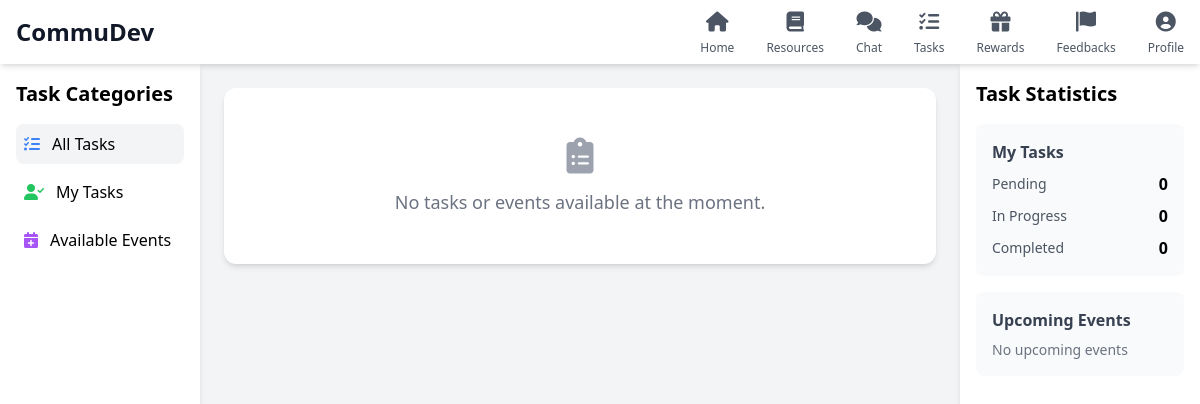
Before: /task/ (signed in) with the older database file.
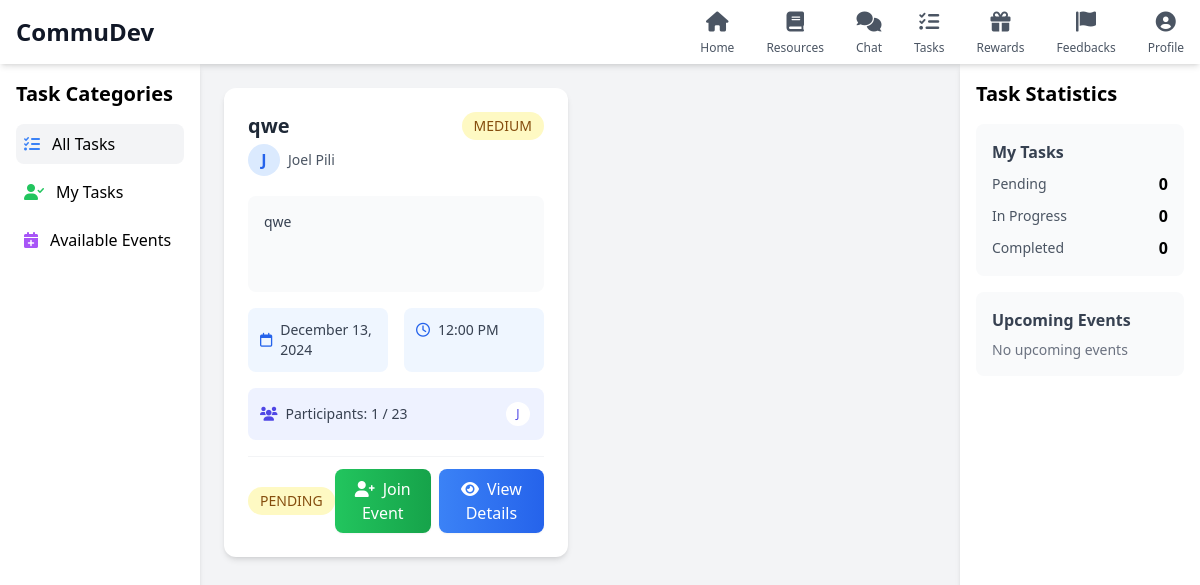
After: the same page with the newer database file.
### task/models.py (models this page shows, shortened)
class Task(models.Model):
    PRIORITY_CHOICES = [
        ('LOW', 'Low'),
        ('MEDIUM', 'Medium'),
        ('HIGH', 'High')
    ]
    STATUS_CHOICES = [
        ('PENDING', 'Pending'),
        ('IN_PROGRESS', 'In Progress'),
        ('COMPLETED', 'Completed'),
        ('CANCELLED', 'Cancelled')
    ]
    task_id = models.AutoField(primary_key=True)
    title = models.CharField(max_length=200)
    description = models.TextField()
    reward_points = models.PositiveIntegerField(default=0, help_text="Reward points for completing this task/event")
    created_date = models.DateTimeField(default=timezone.now)
    due_date = models.DateTimeField()
    priority = models.CharField(max_length=10, choices=PRIORITY_CHOICES, default='MEDIUM')
    status = models.CharField(max_length=20, choices=STATUS_CHOICES, default='PENDING')
    created_by = models.ForeignKey(
        settings.AUTH_USER_MODEL,
        on_delete=models.CASCADE,
        related_name='created_tasks'
    )
    assigned_to = models.ManyToManyField(
        settings.AUTH_USER_MODEL,
        through='TaskAssignment',
        related_name='assigned_tasks'
    )
    is_event = models.BooleanField(default=False)
    location = models.CharField(max_length=200, blank=True, null=True)
    max_participants = models.PositiveIntegerField(default=0)  # 0 means unlimited
    class Meta:
        ordering = ['-created_date']

### users/models.py (models this page shows, shortened)
class User(AbstractUser):
    userId = models.UUIDField(primary_key=True, default=uuid.uuid4, editable=False)
    firstname = models.CharField(max_length=100)
    lastname = models.CharField(max_length=100)
    age = models.IntegerField(null=True)
    state = models.CharField(max_length=100)
    employmentStatus = models.CharField(max_length=100)
    profile_picture = models.ImageField(upload_to='profile_pics', default='default.jpg')
    languages = models.CharField(max_length=200, blank=True, null=True, default='')
    activity_status = models.CharField(
        max_length=100,
        default='Active',
        choices=[
            ('Active', 'Very Active'),
            ('Moderate', 'Moderately Active'),
            ('Low', 'Less Active'),
            ('Inactive', 'Inactive')
        ]
    )
    hobbies = models.CharField(max_length=200, blank=True, null=True, default='')
    goals = models.CharField(max_length=200, blank=True, null=True, default='')
    USERNAME_FIELD = 'username'  # This ensures username is used for login
    REQUIRED_FIELDS = ['firstname', 'lastname']  # Required fields for createsuperuser

### task/views.py (the view)
# urls.py: path('', views.task_list, name='task_list'),
@login_required
def task_list(request):
    filter_type = request.GET.get('filter', 'all')
    if filter_type == 'assigned':
        tasks = Task.objects.filter(assigned_to=request.user)
    elif filter_type == 'available':
        tasks = Task.objects.filter(is_event=True).exclude(assigned_to=request.user)
    else:  # 'all'
        tasks = Task.objects.all()
    context = {
        'tasks': tasks,
        'pending_count': TaskAssignment.objects.filter(
            user=request.user,
            status='PENDING'
        ).count(),
        'in_progress_count': TaskAssignment.objects.filter(
            user=request.user,
            status='IN_PROGRESS'
        ).count(),
        'completed_count': TaskAssignment.objects.filter(
            user=request.user,
            status='COMPLETED'
        ).count(),
        'upcoming_events': Task.objects.filter(
            is_event=True,
            due_date__gte=timezone.now()
        ).order_by('due_date')[:5]
    }
    return render(request, 'task/task_list.html', context)

### task/templates/task/task_list.html (shortened to what this page needs)
<!DOCTYPE html>
<html lang="en">
<head>
    <script src="https://cdn.tailwindcss.com"></script>
    <link rel="stylesheet" href="https://cdnjs.cloudflare.com/ajax/libs/font-awesome/6.0.0/css/all.min.css" />
</head>
<body class="bg-gray-100">
    <nav class="bg-white shadow-md fixed top-0 w-full z-50 h-16">
        <div class="w-full px-4 flex justify-between items-center h-full">
            <div class="flex-shrink-0">
                <h1 class="text-2xl font-bold text-gray-900">CommuDev</h1>
            </div>
            <div class="flex items-center space-x-8">
                <a href="{% url 'home' %}" class="text-gray-600 hover:text-gray-900 flex flex-col items-center">
                    <i class="fas fa-home text-xl"></i>
                    <span class="text-xs mt-1">Home</span>
                </a>
                <a href="{% url 'resource_home' %}" class="text-gray-600 hover:text-gray-900 flex flex-col items-center">
                    <i class="fas fa-book text-xl"></i>
                    <span class="text-xs mt-1">Resources</span>
                </a>
                <a href="{% url 'chat_home' %}" class="text-gray-600 hover:text-gray-900 flex flex-col items-center relative">
                    <i class="fas fa-comments text-xl"></i>
                    <span class="text-xs mt-1">Chat</span>
                </a>
                <a href="{% url 'task:task_list' %}" class="text-gray-600 hover:text-gray-900 flex flex-col items-center">
                    <i class="fas fa-tasks text-xl"></i>
                    <span class="text-xs mt-1">Tasks</span>
                </a>
                <a href="{% url 'reward-list' %}" class="text-gray-600 hover:text-gray-900 flex flex-col items-center">
                    <i class="fas fa-gift text-xl"></i>
                    <span class="text-xs mt-1">Rewards</span>
                </a>
                <a href="{% url 'feedback:feedback-list' %}" class="text-gray-600 hover:text-gray-900 flex flex-col items-center">
                    <i class="fas fa-flag text-xl"></i>
                    <span class="text-xs mt-1">Feedbacks</span>
                </a>
                <a href="{% url 'profile' %}" class="text-gray-600 hover:text-gray-900 flex flex-col items-center">
                    <i class="fas fa-user-circle text-xl"></i>
                    <span class="text-xs mt-1">Profile</span>
                </a>
            </div>
        </div>
    </nav>
    <div class="task-container flex">
        <div class="w-1/6 bg-white p-4 shadow-md">
            <h2 class="text-xl font-bold mb-4">Task Categories</h2>
            <ul class="space-y-2">
                <li>
                    <a href="{% url 'task:task_list' %}?filter=all"
                       class="flex items-center p-2 hover:bg-gray-100 rounded-lg {% if not request.GET.filter or request.GET.filter == 'all' %}bg-gray-100{% endif %}">
                        <i class="fas fa-tasks mr-3 text-blue-500"></i>
                        All Tasks
                    </a>
                </li>
                <li>
                    <a href="{% url 'task:task_list' %}?filter=assigned"
                       class="flex items-center p-2 hover:bg-gray-100 rounded-lg {% if request.GET.filter == 'assigned' %}bg-gray-100{% endif %}">
                        <i class="fas fa-user-check mr-3 text-green-500"></i>
                        My Tasks
                    </a>
                </li>
                <li>
                    <a href="{% url 'task:task_list' %}?filter=available"
                       class="flex items-center p-2 hover:bg-gray-100 rounded-lg {% if request.GET.filter == 'available' %}bg-gray-100{% endif %}">
                        <i class="fas fa-calendar-plus mr-3 text-purple-500"></i>
                        Available Events
                    </a>
                </li>
            </ul>
        </div>
        <div class="flex-1 p-6 overflow-y-auto custom-scrollbar">
            <div class="grid grid-cols-1 md:grid-cols-2 gap-6">
                {% for task in tasks %}
                <div class="task-card bg-white rounded-xl shadow-md overflow-hidden hover:shadow-lg transform transition-all duration-300">
                    <div class="p-6">
                        <div class="flex justify-between items-start mb-5">
                            <div class="flex-grow">
                                <h3 class="text-xl font-semibold text-gray-800 mb-1 line-clamp-1">{{ task.title }}</h3>
                                <div class="flex items-center space-x-2">
                                    <div class="w-8 h-8 bg-blue-100 rounded-full flex items-center justify-center">
                                        <span class="text-blue-600 font-semibold">{{ task.created_by.firstname.0 }}</span>
                                    </div>
                                    <p class="text-sm text-gray-600">{{ task.created_by.firstname }} {{ task.created_by.lastname }}</p>
                                </div>
                            </div>
                            <div class="flex flex-col items-end gap-2">
                                <span class="px-3 py-1 rounded-full text-sm font-medium
                                    {% if task.priority == 'HIGH' %}bg-red-100 text-red-800
                                    {% elif task.priority == 'MEDIUM' %}bg-yellow-100 text-yellow-800
                                    {% else %}bg-green-100 text-green-800{% endif %}">
                                    {{ task.priority }}
                                </span>
                            </div>
                        </div>
                        <div class="bg-gray-50 rounded-lg p-4 mb-4 h-24 overflow-hidden">
                            <p class="text-gray-700 break-words overflow-ellipsis text-sm">
                                {{ task.description|truncatechars:150 }}
                            </p>
                        </div>
                        <div class="grid grid-cols-2 gap-4 mb-4">
                            <div class="bg-blue-50 rounded-lg p-3">
                                <div class="flex items-center text-sm text-gray-700">
                                    <i class="far fa-calendar mr-2 text-blue-600"></i>
                                    <span>{{ task.due_date|date:"F j, Y" }}</span>
                                </div>
                            </div>
                            <div class="bg-blue-50 rounded-lg p-3">
                                <div class="flex items-center text-sm text-gray-700">
                                    <i class="far fa-clock mr-2 text-blue-600"></i>
                                    <span>{{ task.due_date|date:"g:i A" }}</span>
                                </div>
                            </div>
                        </div>
                        {% if task.is_event %}
                        <div class="bg-indigo-50 rounded-lg p-3 mb-4">
                            <div class="flex items-center justify-between">
                                <div class="flex items-center text-sm text-gray-700">
                                    <i class="fas fa-users mr-2 text-indigo-600"></i>
                                    <span>Participants: {{ task.assigned_to.count }}
                                    {% if task.max_participants > 0 %}
                                    / {{ task.max_participants }}
                                    {% endif %}</span>
                                </div>
                                <div class="flex items-center">
                                    <div class="flex -space-x-2">
                                        {% for participant in task.assigned_to.all|slice:":3" %}
                                        <div class="w-7 h-7 rounded-full bg-white border-2 border-indigo-50 flex items-center justify-center">
                                            <span class="text-xs font-medium text-indigo-600">{{ participant.firstname.0 }}</span>
                                        </div>
                                        {% endfor %}
                                    </div>
                                </div>
                            </div>
                        </div>
                        {% endif %}
                        <div class="flex justify-between items-center pt-3 border-t border-gray-100">
                            <span class="px-3 py-1 rounded-full text-sm font-medium
                                {% if task.status == 'COMPLETED' %}bg-green-100 text-green-800
                                {% elif task.status == 'IN_PROGRESS' %}bg-blue-100 text-blue-800
                                {% elif task.status == 'CANCELLED' %}bg-gray-100 text-gray-800
                                {% else %}bg-yellow-100 text-yellow-800{% endif %}">
                                {{ task.status }}
                            </span>
                            <div class="flex gap-2">
                                {% if task.is_event and user not in task.assigned_to.all %}
                                <button onclick="joinTask({{ task.task_id }})"
                                        class="bg-gradient-to-r from-green-500 to-green-600 hover:from-green-600 hover:to-green-700 text-white px-4 py-2 rounded-lg font-medium shadow-sm hover:shadow transition-all duration-200">
                                    <i class="fas fa-user-plus mr-2"></i>Join Event
                                </button>
                                {% elif task.is_event %}
                                <button onclick="leaveTask({{ task.task_id }})"
                                        class="bg-gradient-to-r from-red-500 to-red-600 hover:from-red-600 hover:to-red-700 text-white px-4 py-2 rounded-lg font-medium shadow-sm hover:shadow transition-all duration-200">
                                    <i class="fas fa-user-minus mr-2"></i>Leave Event
                                </button>
                                {% endif %}
                                <button onclick="openTaskDetail({{ task.task_id }})"
                                        class="bg-gradient-to-r from-blue-500 to-blue-600 hover:from-blue-600 hover:to-blue-700 text-white px-4 py-2 rounded-lg font-medium shadow-sm hover:shadow transition-all duration-200">
                                    <i class="fas fa-eye mr-2"></i>View Details
                                </button>
                            </div>
                        </div>
                    </div>
                </div>
                {% empty %}
                <div class="col-span-2 text-center py-12 bg-white rounded-xl shadow-md">
                    <div class="flex flex-col items-center">
                        <i class="fas fa-clipboard-list text-4xl text-gray-400 mb-3"></i>
                        <p class="text-gray-500 text-lg">No tasks or events available at the moment.</p>
                    </div>
                </div>
                {% endfor %}
            </div>
        </div>
        <div class="w-1/5 bg-white p-4 shadow-md">
            <h2 class="text-xl font-bold mb-4">Task Statistics</h2>
            <div class="space-y-4">
                <div class="p-4 bg-gray-50 rounded-lg">
                    <h3 class="font-semibold text-gray-700">My Tasks</h3>
                    <div class="mt-2 space-y-2">
                        <div class="flex justify-between items-center">
                            <span class="text-sm text-gray-600">Pending</span>
                            <span class="font-semibold">{{ pending_count }}</span>
                        </div>
                        <div class="flex justify-between items-center">
                            <span class="text-sm text-gray-600">In Progress</span>
                            <span class="font-semibold">{{ in_progress_count }}</span>
                        </div>
                        <div class="flex justify-between items-center">
                            <span class="text-sm text-gray-600">Completed</span>
                            <span class="font-semibold">{{ completed_count }}</span>
                        </div>
                    </div>
                </div>
                <div class="p-4 bg-gray-50 rounded-lg">
                    <h3 class="font-semibold text-gray-700">Upcoming Events</h3>
                    <div class="mt-2 space-y-3">
                        {% for event in upcoming_events %}
                        <div class="text-sm">
                            <div class="font-semibold text-gray-800">{{ event.title }}</div>
                            <div class="text-gray-600">{{ event.due_date|date:"F j, Y" }}</div>
                        </div>
                        {% empty %}
                        <p class="text-sm text-gray-500">No upcoming events</p>
                        {% endfor %}
                    </div>
                </div>
            </div>
        </div>
    </div>
</body>
</html>

Changed rows visible on the page:
added Task: title "qwe", created_by.firstname.0 "J", created_by.firstname "Joel", created_by.lastname "Pili", priority "MEDIUM", description "qwe", due_date "December 13, 2024", due_date "12:00 PM", assigned_to.count "1", max_participants "23", status "PENDING"
now on this page (row edited): User: firstname.0 "J"
Other visible differences:
text no longer shown: "No tasks or events available at the moment."
